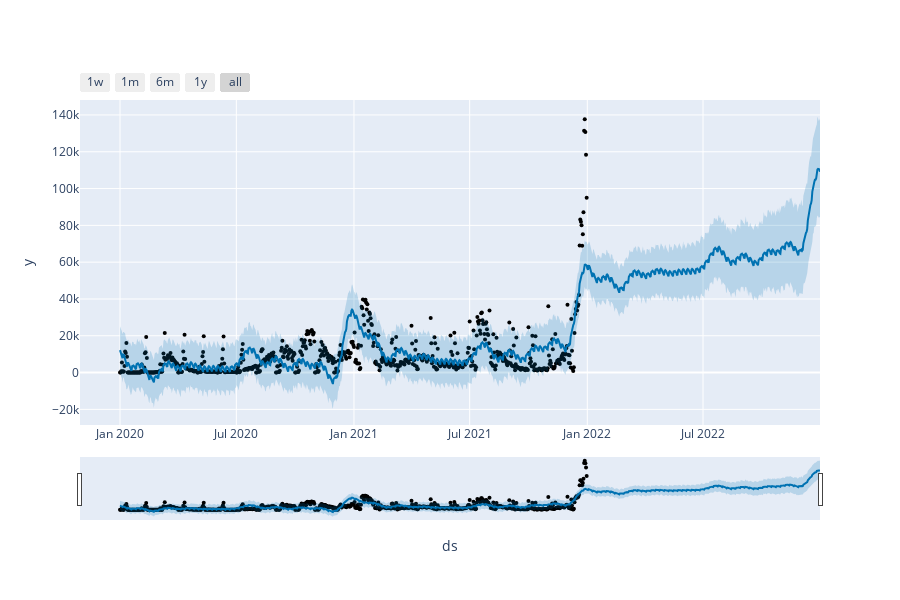

Source (notebook cell):
### Code cell
plot_plotly(m, forecast)

### Figure 1 — Plotly figure (JSON) as saved in the notebook; plotly's stock layout.template omitted (floating-point values rounded to 4 significant figures; data arrays with more than 128 entries replaced by an {"elided": "..."} marker saying what was removed)
{"data": [{"marker": {"color": "black", "size": 4}, "mode": "markers", "name": "Actual", "type": "scatter", "x": {"elided": "731 str values"}, "y": {"elided": "731 int values"}}, {"hoverinfo": "skip", "line": {"width": 0}, "mode": "lines", "type": "scatter", "x": {"elided": "1096 str values"}, "y": {"elided": "1096 float values"}}, {"fill": "tonexty", "fillcolor": "rgba(0, 114, 178, 0.2)", "line": {"color": "#0072B2", "width": 2}, "mode": "lines", "name": "Predicted", "type": "scatter", "x": {"elided": "1096 str values"}, "y": {"elided": "1096 float values"}}, {"fill": "tonexty", "fillcolor": "rgba(0, 114, 178, 0.2)", "hoverinfo": "skip", "line": {"width": 0}, "mode": "lines", "type": "scatter", "x": {"elided": "1096 str values"}, "y": {"elided": "1096 float values"}}], "layout": {"height": 600, "showlegend": false, "width": 900, "xaxis": {"rangeselector": {"buttons": [{"count": 7, "label": "1w", "step": "day", "stepmode": "backward"}, {"count": 1, "label": "1m", "step": "month", "stepmode": "backward"}, {"count": 6, "label": "6m", "step": "month", "stepmode": "backward"}, {"count": 1, "label": "1y", "step": "year", "stepmode": "backward"}, {"step": "all"}]}, "rangeslider": {"visible": true}, "title": {"text": "ds"}, "type": "date"}, "yaxis": {"title": {"text": "y"}}}}
